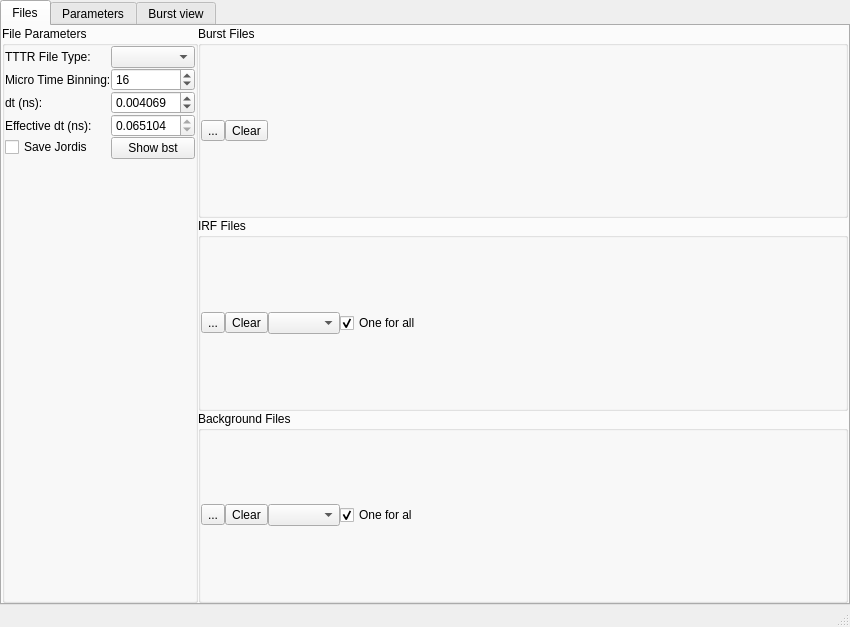
<?xml version="1.0" encoding="UTF-8"?>
<ui version="4.0">
 <class>MainWindow</class>
 <widget class="QMainWindow" name="MainWindow">
  <property name="geometry">
   <rect>
    <x>0</x>
    <y>0</y>
    <width>850</width>
    <height>574</height>
   </rect>
  </property>
  <property name="windowTitle">
   <string>MLE Lifetime Analysis</string>
  </property>
  <widget class="QWidget" name="centralwidget">
   <layout class="QVBoxLayout" name="verticalLayout">
    <property name="spacing">
     <number>0</number>
    </property>
    <property name="leftMargin">
     <number>0</number>
    </property>
    <property name="topMargin">
     <number>0</number>
    </property>
    <property name="rightMargin">
     <number>0</number>
    </property>
    <property name="bottomMargin">
     <number>0</number>
    </property>
    <item>
     <widget class="QTabWidget" name="tabWidget">
      <property name="currentIndex">
       <number>0</number>
      </property>
      <widget class="QWidget" name="tab_files">
       <attribute name="title">
        <string>Files</string>
       </attribute>
       <layout class="QHBoxLayout" name="horizontalLayout_5">
        <property name="spacing">
         <number>0</number>
        </property>
        <property name="leftMargin">
         <number>0</number>
        </property>
        <property name="topMargin">
         <number>0</number>
        </property>
        <property name="rightMargin">
         <number>0</number>
        </property>
        <property name="bottomMargin">
         <number>0</number>
        </property>
        <item>
         <layout class="QVBoxLayout" name="verticalLayout_3">
          <item>
           <widget class="QGroupBox" name="groupBox_file_params">
            <property name="sizePolicy">
             <sizepolicy hsizetype="Minimum" vsizetype="Minimum">
              <horstretch>0</horstretch>
              <verstretch>0</verstretch>
             </sizepolicy>
            </property>
            <property name="title">
             <string>File Parameters</string>
            </property>
            <layout class="QFormLayout" name="formLayout">
             <property name="horizontalSpacing">
              <number>0</number>
             </property>
             <property name="verticalSpacing">
              <number>0</number>
             </property>
             <property name="leftMargin">
              <number>0</number>
             </property>
             <property name="topMargin">
              <number>0</number>
             </property>
             <property name="rightMargin">
              <number>0</number>
             </property>
             <property name="bottomMargin">
              <number>0</number>
             </property>
             <item row="0" column="0">
              <widget class="QLabel" name="label">
               <property name="text">
                <string>TTTR File Type:</string>
               </property>
              </widget>
             </item>
             <item row="0" column="1">
              <widget class="QComboBox" name="comboBox_tttr_file_type">
               <property name="sizePolicy">
                <sizepolicy hsizetype="Minimum" vsizetype="Fixed">
                 <horstretch>0</horstretch>
                 <verstretch>0</verstretch>
                </sizepolicy>
               </property>
              </widget>
             </item>
             <item row="1" column="0">
              <widget class="QLabel" name="label_6">
               <property name="text">
                <string>Micro Time Binning:</string>
               </property>
              </widget>
             </item>
             <item row="1" column="1">
              <widget class="QSpinBox" name="spinBox_micro_time_binning">
               <property name="minimum">
                <number>1</number>
               </property>
               <property name="maximum">
                <number>1000</number>
               </property>
               <property name="value">
                <number>16</number>
               </property>
              </widget>
             </item>
             <item row="2" column="0">
              <widget class="QLabel" name="label_7">
               <property name="text">
                <string>dt (ns):</string>
               </property>
              </widget>
             </item>
             <item row="2" column="1">
              <widget class="QDoubleSpinBox" name="doubleSpinBox_dt">
               <property name="decimals">
                <number>6</number>
               </property>
               <property name="maximum">
                <double>1.000000000000000</double>
               </property>
               <property name="singleStep">
                <double>0.000100000000000</double>
               </property>
               <property name="value">
                <double>0.004069000000000</double>
               </property>
              </widget>
             </item>
             <item row="3" column="0">
              <widget class="QLabel" name="label_8">
               <property name="text">
                <string>Effective dt (ns):</string>
               </property>
              </widget>
             </item>
             <item row="3" column="1">
              <widget class="QDoubleSpinBox" name="doubleSpinBox_dt_effective">
               <property name="readOnly">
                <bool>true</bool>
               </property>
               <property name="decimals">
                <number>6</number>
               </property>
               <property name="maximum">
                <double>10.000000000000000</double>
               </property>
               <property name="singleStep">
                <double>0.001000000000000</double>
               </property>
               <property name="value">
                <double>0.065104000000000</double>
               </property>
              </widget>
             </item>
             <item row="4" column="0">
              <widget class="QCheckBox" name="checkBox_save_jordis">
               <property name="text">
                <string>Save Jordis</string>
               </property>
              </widget>
             </item>
             <item row="4" column="1">
              <widget class="QPushButton" name="pushButton_show_df">
               <property name="text">
                <string>Show bst</string>
               </property>
              </widget>
             </item>
            </layout>
           </widget>
          </item>
         </layout>
        </item>
        <item>
         <layout class="QVBoxLayout" name="verticalLayout_2">
          <item>
           <widget class="QGroupBox" name="groupBox_burst_files">
            <property name="sizePolicy">
             <sizepolicy hsizetype="Expanding" vsizetype="Preferred">
              <horstretch>0</horstretch>
              <verstretch>0</verstretch>
             </sizepolicy>
            </property>
            <property name="title">
             <string>Burst Files</string>
            </property>
            <layout class="QVBoxLayout" name="verticalLayout_7">
             <property name="spacing">
              <number>0</number>
             </property>
             <property name="leftMargin">
              <number>0</number>
             </property>
             <property name="topMargin">
              <number>0</number>
             </property>
             <property name="rightMargin">
              <number>0</number>
             </property>
             <property name="bottomMargin">
              <number>0</number>
             </property>
             <item>
              <layout class="QHBoxLayout" name="horizontalLayout">
               <item>
                <widget class="QToolButton" name="toolButton_burst_files">
                 <property name="text">
                  <string>...</string>
                 </property>
                </widget>
               </item>
               <item>
                <widget class="QToolButton" name="toolButton_clear_burst">
                 <property name="text">
                  <string>Clear</string>
                 </property>
                </widget>
               </item>
               <item>
                <spacer name="horizontalSpacer">
                 <property name="orientation">
                  <enum>Qt::Horizontal</enum>
                 </property>
                 <property name="sizeHint" stdset="0">
                  <size>
                   <width>40</width>
                   <height>20</height>
                  </size>
                 </property>
                </spacer>
               </item>
              </layout>
             </item>
             <item>
              <layout class="QVBoxLayout" name="verticalLayout_burst_files"/>
             </item>
            </layout>
           </widget>
          </item>
          <item>
           <widget class="QGroupBox" name="groupBox_irf_files">
            <property name="sizePolicy">
             <sizepolicy hsizetype="Expanding" vsizetype="Minimum">
              <horstretch>0</horstretch>
              <verstretch>0</verstretch>
             </sizepolicy>
            </property>
            <property name="title">
             <string>IRF Files</string>
            </property>
            <layout class="QVBoxLayout" name="verticalLayout_8">
             <property name="spacing">
              <number>0</number>
             </property>
             <property name="leftMargin">
              <number>0</number>
             </property>
             <property name="topMargin">
              <number>0</number>
             </property>
             <property name="rightMargin">
              <number>0</number>
             </property>
             <property name="bottomMargin">
              <number>0</number>
             </property>
             <item>
              <layout class="QHBoxLayout" name="horizontalLayout_2">
               <item>
                <widget class="QToolButton" name="toolButton_irf_files">
                 <property name="text">
                  <string>...</string>
                 </property>
                </widget>
               </item>
               <item>
                <widget class="QToolButton" name="toolButton_clear_irf">
                 <property name="text">
                  <string>Clear</string>
                 </property>
                </widget>
               </item>
               <item>
                <widget class="QComboBox" name="comboBox_irf_select"/>
               </item>
               <item>
                <widget class="QCheckBox" name="checkBox_irf_one_for_all">
                 <property name="text">
                  <string>One for all</string>
                 </property>
                 <property name="checked">
                  <bool>true</bool>
                 </property>
                </widget>
               </item>
               <item>
                <spacer name="horizontalSpacer_2">
                 <property name="orientation">
                  <enum>Qt::Horizontal</enum>
                 </property>
                 <property name="sizeHint" stdset="0">
                  <size>
                   <width>40</width>
                   <height>20</height>
                  </size>
                 </property>
                </spacer>
               </item>
              </layout>
             </item>
             <item>
              <layout class="QVBoxLayout" name="verticalLayout_irf_files"/>
             </item>
            </layout>
           </widget>
          </item>
          <item>
           <widget class="QGroupBox" name="groupBox_bg_files">
            <property name="sizePolicy">
             <sizepolicy hsizetype="Preferred" vsizetype="Minimum">
              <horstretch>0</horstretch>
              <verstretch>0</verstretch>
             </sizepolicy>
            </property>
            <property name="title">
             <string>Background Files</string>
            </property>
            <layout class="QVBoxLayout" name="verticalLayout_9">
             <property name="spacing">
              <number>0</number>
             </property>
             <property name="leftMargin">
              <number>0</number>
             </property>
             <property name="topMargin">
              <number>0</number>
             </property>
             <property name="rightMargin">
              <number>0</number>
             </property>
             <property name="bottomMargin">
              <number>0</number>
             </property>
             <item>
              <layout class="QHBoxLayout" name="horizontalLayout_3">
               <item>
                <widget class="QToolButton" name="toolButton_bg_files">
                 <property name="text">
                  <string>...</string>
                 </property>
                </widget>
               </item>
               <item>
                <widget class="QToolButton" name="toolButton_clear_bg">
                 <property name="text">
                  <string>Clear</string>
                 </property>
                </widget>
               </item>
               <item>
                <widget class="QComboBox" name="comboBox_background_select"/>
               </item>
               <item>
                <widget class="QCheckBox" name="checkBox_bg_one_for_all">
                 <property name="text">
                  <string>One for al</string>
                 </property>
                 <property name="checked">
                  <bool>true</bool>
                 </property>
                </widget>
               </item>
               <item>
                <spacer name="horizontalSpacer_3">
                 <property name="orientation">
                  <enum>Qt::Horizontal</enum>
                 </property>
                 <property name="sizeHint" stdset="0">
                  <size>
                   <width>40</width>
                   <height>20</height>
                  </size>
                 </property>
                </spacer>
               </item>
              </layout>
             </item>
             <item>
              <layout class="QVBoxLayout" name="verticalLayout_bg_files"/>
             </item>
            </layout>
           </widget>
          </item>
         </layout>
        </item>
       </layout>
      </widget>
      <widget class="QWidget" name="tab_parameters">
       <attribute name="title">
        <string>Parameters</string>
       </attribute>
       <layout class="QGridLayout" name="gridLayout_3">
        <item row="3" column="0" colspan="2">
         <layout class="QHBoxLayout" name="horizontalLayout_4">
          <property name="spacing">
           <number>0</number>
          </property>
          <item>
           <widget class="QPushButton" name="pushButton_process_bursts">
            <property name="sizePolicy">
             <sizepolicy hsizetype="Fixed" vsizetype="Fixed">
              <horstretch>0</horstretch>
              <verstretch>0</verstretch>
             </sizepolicy>
            </property>
            <property name="text">
             <string>Process Bursts</string>
            </property>
           </widget>
          </item>
          <item>
           <widget class="QProgressBar" name="progressBar">
            <property name="sizePolicy">
             <sizepolicy hsizetype="Minimum" vsizetype="Fixed">
              <horstretch>0</horstretch>
              <verstretch>0</verstretch>
             </sizepolicy>
            </property>
            <property name="value">
             <number>0</number>
            </property>
           </widget>
          </item>
         </layout>
        </item>
        <item row="0" column="1" rowspan="3">
         <layout class="QVBoxLayout" name="verticalLayout_plots">
          <property name="spacing">
           <number>0</number>
          </property>
         </layout>
        </item>
        <item row="0" column="0">
         <layout class="QGridLayout" name="gridLayout_2">
          <property name="spacing">
           <number>0</number>
          </property>
          <item row="4" column="3">
           <widget class="QSpinBox" name="spinBox_micro_time_stop">
            <property name="maximum">
             <number>10000</number>
            </property>
            <property name="value">
             <number>4096</number>
            </property>
           </widget>
          </item>
          <item row="4" column="0">
           <widget class="QLabel" name="label_4">
            <property name="text">
             <string>Channel Start/Stop</string>
            </property>
           </widget>
          </item>
          <item row="4" column="1" colspan="2">
           <widget class="QSpinBox" name="spinBox_micro_time_start">
            <property name="maximum">
             <number>10000</number>
            </property>
           </widget>
          </item>
          <item row="3" column="0">
           <widget class="QLabel" name="label_3">
            <property name="text">
             <string>Perpendicular:</string>
            </property>
           </widget>
          </item>
          <item row="1" column="1" colspan="3">
           <widget class="QComboBox" name="comboBox_window"/>
          </item>
          <item row="1" column="0">
           <widget class="QLabel" name="label_window">
            <property name="text">
             <string>Detector:</string>
            </property>
           </widget>
          </item>
          <item row="2" column="0">
           <widget class="QLabel" name="label_2">
            <property name="text">
             <string>Parallel Channels:</string>
            </property>
           </widget>
          </item>
          <item row="3" column="1" colspan="3">
           <widget class="QLineEdit" name="lineEdit_perpendicular_channels">
            <property name="sizePolicy">
             <sizepolicy hsizetype="Minimum" vsizetype="Fixed">
              <horstretch>0</horstretch>
              <verstretch>0</verstretch>
             </sizepolicy>
            </property>
            <property name="text">
             <string>0</string>
            </property>
           </widget>
          </item>
          <item row="2" column="1" colspan="3">
           <widget class="QLineEdit" name="lineEdit_parallel_channels">
            <property name="sizePolicy">
             <sizepolicy hsizetype="Minimum" vsizetype="Fixed">
              <horstretch>0</horstretch>
              <verstretch>0</verstretch>
             </sizepolicy>
            </property>
            <property name="text">
             <string>8</string>
            </property>
           </widget>
          </item>
          <item row="0" column="3">
           <widget class="QSpinBox" name="spinBox_current_file_idx"/>
          </item>
          <item row="0" column="0">
           <widget class="QLabel" name="label_21">
            <property name="text">
             <string>Filename</string>
            </property>
           </widget>
          </item>
          <item row="0" column="1" colspan="2">
           <widget class="QLineEdit" name="lineEdit_current_filename">
            <property name="sizePolicy">
             <sizepolicy hsizetype="Minimum" vsizetype="Fixed">
              <horstretch>0</horstretch>
              <verstretch>0</verstretch>
             </sizepolicy>
            </property>
           </widget>
          </item>
         </layout>
        </item>
        <item row="2" column="0">
         <widget class="QGroupBox" name="groupBox_model_params">
          <property name="sizePolicy">
           <sizepolicy hsizetype="Minimum" vsizetype="Minimum">
            <horstretch>0</horstretch>
            <verstretch>0</verstretch>
           </sizepolicy>
          </property>
          <property name="title">
           <string>Model Parameters</string>
          </property>
          <layout class="QGridLayout" name="gridLayout">
           <property name="leftMargin">
            <number>0</number>
           </property>
           <property name="topMargin">
            <number>0</number>
           </property>
           <property name="rightMargin">
            <number>0</number>
           </property>
           <property name="bottomMargin">
            <number>0</number>
           </property>
           <property name="spacing">
            <number>0</number>
           </property>
           <item row="7" column="3">
            <widget class="QDoubleSpinBox" name="doubleSpinBox_r_exp_result">
             <property name="readOnly">
              <bool>true</bool>
             </property>
             <property name="decimals">
              <number>3</number>
             </property>
             <property name="minimum">
              <double>-1.000000000000000</double>
             </property>
             <property name="maximum">
              <double>1.000000000000000</double>
             </property>
            </widget>
           </item>
           <item row="2" column="0">
            <widget class="QLabel" name="label_16">
             <property name="text">
              <string>Gamma:</string>
             </property>
            </widget>
           </item>
           <item row="3" column="1">
            <widget class="QDoubleSpinBox" name="doubleSpinBox_r0">
             <property name="decimals">
              <number>3</number>
             </property>
             <property name="maximum">
              <double>1.000000000000000</double>
             </property>
             <property name="singleStep">
              <double>0.010000000000000</double>
             </property>
             <property name="value">
              <double>0.380000000000000</double>
             </property>
            </widget>
           </item>
           <item row="0" column="4">
            <widget class="QLabel" name="label_20">
             <property name="sizePolicy">
              <sizepolicy hsizetype="Minimum" vsizetype="Preferred">
               <horstretch>0</horstretch>
               <verstretch>0</verstretch>
              </sizepolicy>
             </property>
             <property name="text">
              <string>Fix</string>
             </property>
            </widget>
           </item>
           <item row="1" column="4">
            <widget class="QCheckBox" name="checkBox_fix_tau">
             <property name="text">
              <string/>
             </property>
            </widget>
           </item>
           <item row="4" column="1">
            <widget class="QDoubleSpinBox" name="doubleSpinBox_rho">
             <property name="decimals">
              <number>3</number>
             </property>
             <property name="maximum">
              <double>20.000000000000000</double>
             </property>
             <property name="value">
              <double>1.220000000000000</double>
             </property>
            </widget>
           </item>
           <item row="3" column="3">
            <widget class="QDoubleSpinBox" name="doubleSpinBox_r0_result">
             <property name="readOnly">
              <bool>true</bool>
             </property>
             <property name="decimals">
              <number>3</number>
             </property>
             <property name="maximum">
              <double>1.000000000000000</double>
             </property>
            </widget>
           </item>
           <item row="1" column="1">
            <widget class="QDoubleSpinBox" name="doubleSpinBox_tau">
             <property name="decimals">
              <number>3</number>
             </property>
             <property name="maximum">
              <double>20.000000000000000</double>
             </property>
             <property name="value">
              <double>4.000000000000000</double>
             </property>
            </widget>
           </item>
           <item row="6" column="3">
            <widget class="QDoubleSpinBox" name="doubleSpinBox_r_scatter_result">
             <property name="readOnly">
              <bool>true</bool>
             </property>
             <property name="decimals">
              <number>3</number>
             </property>
             <property name="minimum">
              <double>-1.000000000000000</double>
             </property>
             <property name="maximum">
              <double>1.000000000000000</double>
             </property>
            </widget>
           </item>
           <item row="2" column="4">
            <widget class="QCheckBox" name="checkBox_fix_gamma">
             <property name="text">
              <string/>
             </property>
            </widget>
           </item>
           <item row="5" column="0">
            <widget class="QLabel" name="label_23">
             <property name="text">
              <string>2I*:</string>
             </property>
            </widget>
           </item>
           <item row="1" column="0">
            <widget class="QLabel" name="label_15">
             <property name="text">
              <string>Tau (ns):</string>
             </property>
            </widget>
           </item>
           <item row="2" column="1">
            <widget class="QDoubleSpinBox" name="doubleSpinBox_gamma">
             <property name="decimals">
              <number>3</number>
             </property>
             <property name="maximum">
              <double>1.000000000000000</double>
             </property>
             <property name="singleStep">
              <double>0.010000000000000</double>
             </property>
             <property name="value">
              <double>0.100000000000000</double>
             </property>
            </widget>
           </item>
           <item row="6" column="0">
            <widget class="QLabel" name="label_25">
             <property name="text">
              <string>r Scatter:</string>
             </property>
            </widget>
           </item>
           <item row="4" column="3">
            <widget class="QDoubleSpinBox" name="doubleSpinBox_rho_result">
             <property name="readOnly">
              <bool>true</bool>
             </property>
             <property name="decimals">
              <number>3</number>
             </property>
             <property name="maximum">
              <double>20.000000000000000</double>
             </property>
            </widget>
           </item>
           <item row="4" column="0">
            <widget class="QLabel" name="label_18">
             <property name="text">
              <string>Rho (ns):</string>
             </property>
            </widget>
           </item>
           <item row="2" column="3">
            <widget class="QDoubleSpinBox" name="doubleSpinBox_gamma_result">
             <property name="readOnly">
              <bool>true</bool>
             </property>
             <property name="decimals">
              <number>3</number>
             </property>
             <property name="maximum">
              <double>1.000000000000000</double>
             </property>
            </widget>
           </item>
           <item row="7" column="0">
            <widget class="QLabel" name="label_27">
             <property name="text">
              <string>r Experimental:</string>
             </property>
            </widget>
           </item>
           <item row="0" column="1">
            <widget class="QLabel" name="label_5">
             <property name="text">
              <string>Initial value</string>
             </property>
            </widget>
           </item>
           <item row="1" column="3">
            <widget class="QDoubleSpinBox" name="doubleSpinBox_tau_result">
             <property name="readOnly">
              <bool>true</bool>
             </property>
             <property name="decimals">
              <number>3</number>
             </property>
             <property name="maximum">
              <double>20.000000000000000</double>
             </property>
            </widget>
           </item>
           <item row="0" column="3">
            <widget class="QLabel" name="label_19">
             <property name="text">
              <string>Fit result</string>
             </property>
            </widget>
           </item>
           <item row="3" column="4">
            <widget class="QCheckBox" name="checkBox_fix_r0">
             <property name="text">
              <string/>
             </property>
             <property name="checked">
              <bool>true</bool>
             </property>
            </widget>
           </item>
           <item row="5" column="3">
            <widget class="QDoubleSpinBox" name="doubleSpinBox_twoIstar_result">
             <property name="readOnly">
              <bool>true</bool>
             </property>
             <property name="decimals">
              <number>3</number>
             </property>
             <property name="maximum">
              <double>10.000000000000000</double>
             </property>
            </widget>
           </item>
           <item row="3" column="0">
            <widget class="QLabel" name="label_17">
             <property name="text">
              <string>r0:</string>
             </property>
            </widget>
           </item>
           <item row="4" column="4">
            <widget class="QCheckBox" name="checkBox_fix_rho">
             <property name="text">
              <string/>
             </property>
            </widget>
           </item>
          </layout>
         </widget>
        </item>
        <item row="1" column="0">
         <widget class="QGroupBox" name="groupBox_fit_params">
          <property name="sizePolicy">
           <sizepolicy hsizetype="Minimum" vsizetype="Minimum">
            <horstretch>0</horstretch>
            <verstretch>0</verstretch>
           </sizepolicy>
          </property>
          <property name="title">
           <string>Fit Parameters</string>
          </property>
          <layout class="QGridLayout" name="gridLayout_4">
           <property name="leftMargin">
            <number>0</number>
           </property>
           <property name="topMargin">
            <number>0</number>
           </property>
           <property name="rightMargin">
            <number>0</number>
           </property>
           <property name="bottomMargin">
            <number>0</number>
           </property>
           <property name="spacing">
            <number>0</number>
           </property>
           <item row="7" column="1">
            <widget class="QSpinBox" name="spinBox_min_photons">
             <property name="minimum">
              <number>10</number>
             </property>
             <property name="maximum">
              <number>1000</number>
             </property>
             <property name="value">
              <number>60</number>
             </property>
            </widget>
           </item>
           <item row="7" column="0">
            <widget class="QLabel" name="label_14">
             <property name="text">
              <string>Minimum Photons:</string>
             </property>
            </widget>
           </item>
           <item row="0" column="1">
            <widget class="QDoubleSpinBox" name="doubleSpinBox_irf_threshold">
             <property name="decimals">
              <number>3</number>
             </property>
             <property name="maximum">
              <double>1.000000000000000</double>
             </property>
             <property name="singleStep">
              <double>0.020000000000000</double>
             </property>
             <property name="value">
              <double>0.150000000000000</double>
             </property>
            </widget>
           </item>
           <item row="0" column="0">
            <widget class="QLabel" name="label_13">
             <property name="text">
              <string>IRF threshold</string>
             </property>
            </widget>
           </item>
           <item row="4" column="1">
            <widget class="QDoubleSpinBox" name="doubleSpinBox_excitation_period">
             <property name="decimals">
              <number>3</number>
             </property>
             <property name="maximum">
              <double>1000.000000000000000</double>
             </property>
             <property name="value">
              <double>13.600000000000000</double>
             </property>
            </widget>
           </item>
           <item row="3" column="1">
            <widget class="QDoubleSpinBox" name="doubleSpinBox_g_factor">
             <property name="decimals">
              <number>5</number>
             </property>
             <property name="maximum">
              <double>10.000000000000000</double>
             </property>
             <property name="value">
              <double>1.083160000000000</double>
             </property>
            </widget>
           </item>
           <item row="3" column="0">
            <widget class="QLabel" name="label_10">
             <property name="text">
              <string>G-Factor:</string>
             </property>
            </widget>
           </item>
           <item row="5" column="0">
            <widget class="QLabel" name="label_11">
             <property name="text">
              <string>l1/l2</string>
             </property>
            </widget>
           </item>
           <item row="5" column="2">
            <widget class="QDoubleSpinBox" name="doubleSpinBox_l2">
             <property name="decimals">
              <number>5</number>
             </property>
             <property name="maximum">
              <double>1.000000000000000</double>
             </property>
             <property name="singleStep">
              <double>0.001000000000000</double>
             </property>
             <property name="value">
              <double>0.036800000000000</double>
             </property>
            </widget>
           </item>
           <item row="1" column="1">
            <widget class="QDoubleSpinBox" name="doubleSpinBox_shift">
             <property name="minimum">
              <double>-9999.000000000000000</double>
             </property>
             <property name="maximum">
              <double>9999.000000000000000</double>
             </property>
             <property name="stepType">
              <enum>QAbstractSpinBox::AdaptiveDecimalStepType</enum>
             </property>
            </widget>
           </item>
           <item row="4" column="0">
            <widget class="QLabel" name="label_9">
             <property name="text">
              <string>Excitation Period (ns):</string>
             </property>
            </widget>
           </item>
           <item row="2" column="2">
            <widget class="QDoubleSpinBox" name="doubleSpinBox_shift_ss">
             <property name="minimum">
              <double>-99.000000000000000</double>
             </property>
             <property name="stepType">
              <enum>QAbstractSpinBox::AdaptiveDecimalStepType</enum>
             </property>
            </widget>
           </item>
           <item row="5" column="1">
            <widget class="QDoubleSpinBox" name="doubleSpinBox_l1">
             <property name="decimals">
              <number>5</number>
             </property>
             <property name="maximum">
              <double>1.000000000000000</double>
             </property>
             <property name="singleStep">
              <double>0.001000000000000</double>
             </property>
             <property name="value">
              <double>0.030800000000000</double>
             </property>
            </widget>
           </item>
           <item row="2" column="0">
            <widget class="QLabel" name="label_29">
             <property name="text">
              <string>Shift sp/ss</string>
             </property>
            </widget>
           </item>
           <item row="2" column="1">
            <widget class="QDoubleSpinBox" name="doubleSpinBox_shift_sp">
             <property name="minimum">
              <double>-99.000000000000000</double>
             </property>
             <property name="stepType">
              <enum>QAbstractSpinBox::AdaptiveDecimalStepType</enum>
             </property>
            </widget>
           </item>
           <item row="1" column="0">
            <widget class="QLabel" name="label_28">
             <property name="text">
              <string>Shift</string>
             </property>
            </widget>
           </item>
           <item row="6" column="1">
            <widget class="QDoubleSpinBox" name="doubleSpinBox_scatter_Countrate">
             <property name="maximum">
              <double>999999.000000000000000</double>
             </property>
            </widget>
           </item>
           <item row="6" column="0">
            <widget class="QLabel" name="label_24">
             <property name="text">
              <string>Scatter Countrate [Hz]</string>
             </property>
            </widget>
           </item>
          </layout>
         </widget>
        </item>
       </layout>
      </widget>
      <widget class="QWidget" name="tab_burst_view">
       <attribute name="title">
        <string>Burst view</string>
       </attribute>
       <layout class="QVBoxLayout" name="verticalLayout_5">
        <item>
         <layout class="QHBoxLayout" name="horizontalLayout_6">
          <item>
           <widget class="QLabel" name="label_22">
            <property name="sizePolicy">
             <sizepolicy hsizetype="Fixed" vsizetype="Preferred">
              <horstretch>0</horstretch>
              <verstretch>0</verstretch>
             </sizepolicy>
            </property>
            <property name="text">
             <string>Burst Index</string>
            </property>
           </widget>
          </item>
          <item>
           <widget class="QSpinBox" name="spinBox_burst_idx"/>
          </item>
         </layout>
        </item>
        <item>
         <layout class="QVBoxLayout" name="verticalLayout_4"/>
        </item>
       </layout>
      </widget>
     </widget>
    </item>
   </layout>
  </widget>
  <widget class="QMenuBar" name="menubar">
   <property name="geometry">
    <rect>
     <x>0</x>
     <y>0</y>
     <width>850</width>
     <height>21</height>
    </rect>
   </property>
  </widget>
  <widget class="QStatusBar" name="statusbar"/>
 </widget>
 <resources/>
 <connections/>
</ui>
